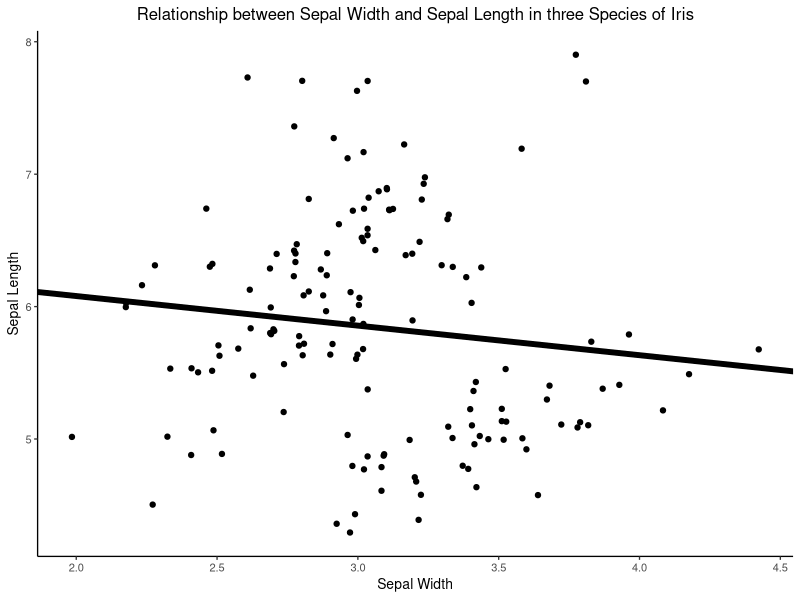
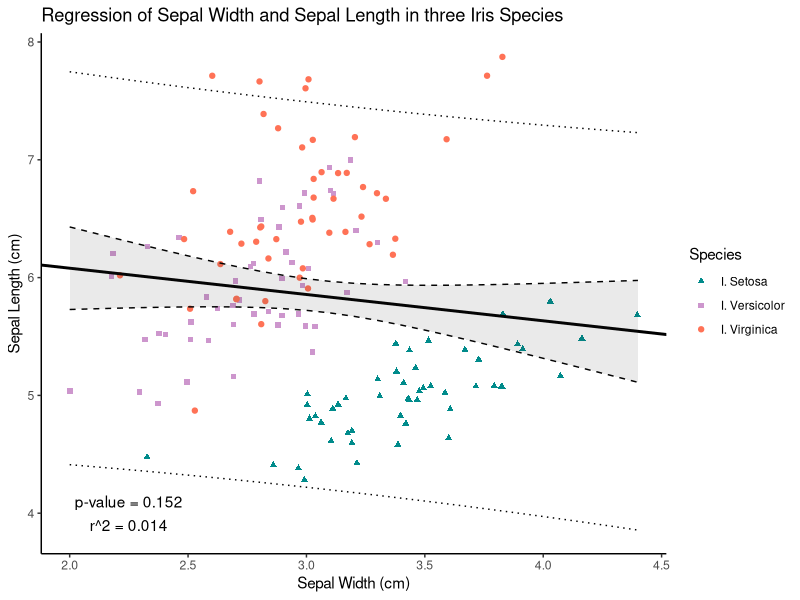

Write R code to recreate these figures, in order.
## ---- chunk 1
?iris
library(kableExtra)
library(tidyverse)
## ---- chunk 2
data(iris)
knitr::kable(head(iris), booktab = T)
## ---- chunk 3

a <- iris %>%  # use map and modify the outputs
  split(.$Species) %>% 
  map(summary) %>% 
  map(as.data.frame) %>% 
  map(drop_na) %>% 
  bind_rows() %>% 
  separate(Freq, c('Statistic', 'Value'), ":") %>% 
  filter(!str_detect(Var2, 'Species')) %>% 
  mutate(Species = c(rep('setosa', times = 24), 
                     rep('versicolor', times = 24), 
                     rep('virginica', times = 24))) %>% 
  select(-Var1) %>% 
  rename(Variable = Var2) %>% 
  filter(!str_detect(Statistic, 'Qu'))

iris_table <- iris %>% # use summarize
  group_by(Species) %>% 
  summarise(across(where(is.numeric), 
                   list(
                     'min.'= min,
                     max = max, 
                     mean = mean,
                     median = median))
            ) %>% 
  pivot_longer(-Species, values_to = 'Value') %>% 
  separate(name, c('Tissue', 'Statistic'), sep = "_") %>% 
  
  # here we work on styling the values for the table
  mutate(Tissue = str_replace(Tissue, '[.]', ' ')) %>% 
  mutate(Species =  paste0('I. ', Species)) %>% 
  mutate(Value = round(Value, digits = 1)) %>% 
  
  pivot_wider(names_from = Tissue, values_from = Value) %>% 
  mutate(Statistic=fct_relevel(Statistic, "min.", "mean", "median", 'max')) %>% 
  arrange(Species, Statistic)

iris_table[c(2:4, 6:8, 10:12),1] <- ""
knitr::kable(iris_table, 
             align = "llcccc", 
             col.names = c('Species','Statistic','Length','Width','Length','Width'), 
             caption = "Summary Statistics of Iris Dataset", 
             booktabs = T) %>% 
  kable_classic(full_width = F, html_font = "Cambria") %>% 
  add_header_above(., c(" " = 2, "Sepal" = 2, "Petal" = 2))  

rm(a, iris_table)
## ---- chunk 4
model_summary <- summary(lm(Sepal.Length ~ Sepal.Width, data = iris))
model_summary_statistics <- tibble("intercept" = model_summary$coefficients[1,1],
                                   "slope"     = model_summary$coefficients[2,1],
                                   "p_value"   = model_summary$coefficients[2,4],
                                   "r_squared"  = model_summary$r.squared)    

model_summary_statistics <- model_summary_statistics %>% 
  mutate(across(where(is.numeric), ~ round(.x, digits = 3))) 

knitr::kable(model_summary_statistics, 
             col.names = c('Intercept', 'Slope','p-Value','R$^2$'),
             align = "cccc",
             caption = "Results of a linear model with one continuous predictor (Sepal Length) and response (Sepal Width) displays an insignifcant negative relationship",
             booktabs = T
             ) %>% 
  kable_classic(full_width = F, html_font = "Cambria")

## ---- chunk 5

ggplot(iris, aes(x = Sepal.Width, y = Sepal.Length))+
  geom_jitter()+
  geom_abline(intercept = model_summary$coefficients[1,1], 
              slope = model_summary$coefficients[2,1], size = 2) +
  theme_classic(base_size = 10) +
  labs(title = 'Relationship between Sepal Width and Sepal Length in three Species of Iris',
       y = 'Sepal Length', x = 'Sepal Width') +
  theme(plot.title = element_text(hjust = 0.5))
## ---- chunk 6
model <- lm(Sepal.Length ~ Sepal.Width, data = iris)
conf_int <- as.data.frame(predict(model, interval = "confidence", level = 0.95))
conf_int <- cbind(conf_int, iris)

pred_int <- as.data.frame(predict(model, interval = "prediction", level = 0.95))
pred_int <- cbind(pred_int, iris)

ggplot(conf_int, aes(x = Sepal.Width, y = Sepal.Length))+
  
  # I use jitter to show I used these data as continuous ! 
  geom_jitter(
    aes(
      shape=Species, color = Species)
    ) +
  
  # we can add our model here
  geom_abline(intercept = model_summary$coefficients[1,1], 
              slope = model_summary$coefficients[2,1], 
              size = 1) +
  
  # Confidence intervals are here
  geom_line(aes(y = lwr), color = "black", linetype = "dashed") +
  geom_line(aes(y = upr), color = "black", linetype = "dashed") +
  
    # this one is fake! only used to add the legend !
  geom_line(aes(y = lwr, linetype = "dashed"), color = "black") +
  # fill in the polyong here
  geom_ribbon(aes(ymin=lwr, ymax=upr), alpha=0.1) +
  
  # Prediction intervals are here
  geom_line(data = pred_int, aes(y = lwr), color = "black", linetype = "dotted") +
  geom_line(data = pred_int, aes(y = upr), color = "black", linetype = "dotted") +
    # this one is fake! only to add the legend ! 
  geom_line(data = pred_int, aes(y = lwr, linetype = "dotted"), color = "black") +
  
  
  # define and add a line legend here
  scale_linetype_manual(values = c("95% Prediction"  = "dotted", 
                                   "95% Confidence"  = "dashed"),
                        name = "Intervals") +
  
  # modify the shapes and colours of these data; if you are interested. 
  scale_colour_manual(name = "Species",
                      labels = c("I. Setosa", "I. Versicolor", "I. Virginica"),
                      values = c("cyan4", "plum3", "coral1")) +   
  scale_shape_manual(name = "Species",
                      labels = c("I. Setosa", "I. Versicolor", "I. Virginica"),
                      values = c(17, 15, 19)) +
  
    # Some style stuff is here
  labs(title = 'Regression of Sepal Width and Sepal Length in three Iris Species',
       y = 'Sepal Length (cm)', 
       x = 'Sepal Width (cm)') +
  theme(plot.title = element_text(hjust = 0.5)) +
  
  # we will add the p-value and r^2 to the plot - it i  s a little busy for my liking !
  annotate(geom ="text", x=2.25, y=4.1, 
           label= paste0("p-value = ", model_summary_statistics[,3])) +
  annotate(geom = "text", x=2.25, y=3.9, 
          label = paste0("r^2 = ", model_summary_statistics[,4])) +

  # manually select our shapes
  theme_classic()

rm(model, conf_int, pred_int)
## ---- chunk 7
rm(iris, model_summary)
